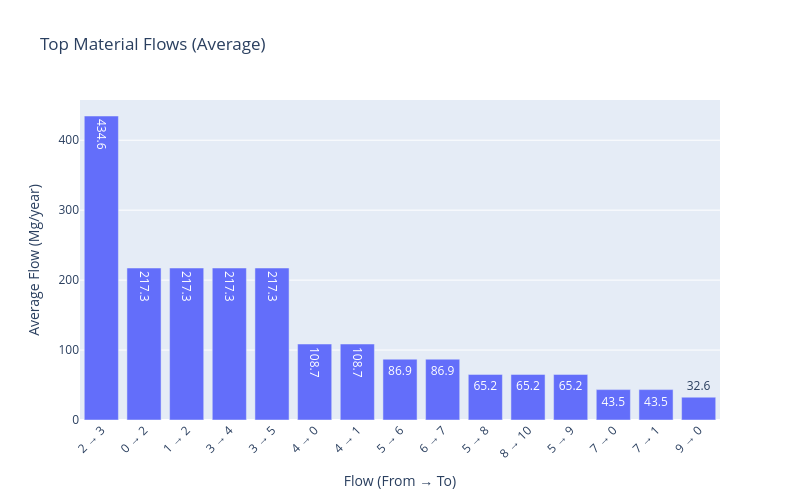

The notebook cell this image was saved under:
### Code cell
# Create and display flow overview
try:
    flow_fig = create_flow_overview(mfa_system_with_results)
    if flow_fig:
        flow_fig.show()
except Exception as e:
    print(f"⚠️ Could not create flow overview: {e}")

### Figure 1 — Plotly figure (JSON) as saved in the notebook; plotly's stock layout.template omitted (floating-point values rounded to 4 significant figures)
{"data": [{"text": ["434.6", "217.3", "217.3", "217.3", "217.3", "108.7", "108.7", "86.9", "86.9", "65.2", "65.2", "65.2", "43.5", "43.5", "32.6"], "textposition": "auto", "type": "bar", "x": ["2 → 3", "0 → 2", "1 → 2", "3 → 4", "3 → 5", "4 → 0", "4 → 1", "5 → 6", "6 → 7", "5 → 8", "8 → 10", "5 → 9", "7 → 0", "7 → 1", "9 → 0"], "y": [434.6, 217.3, 217.3, 217.3, 217.3, 108.7, 108.7, 86.92, 86.92, 65.19, 65.19, 65.19, 43.46, 43.46, 32.6]}], "layout": {"height": 500, "title": {"text": "Top Material Flows (Average)"}, "width": 800, "xaxis": {"tickangle": -45, "title": {"text": "Flow (From → To)"}}, "yaxis": {"title": {"text": "Average Flow (Mg/year)"}}}}
